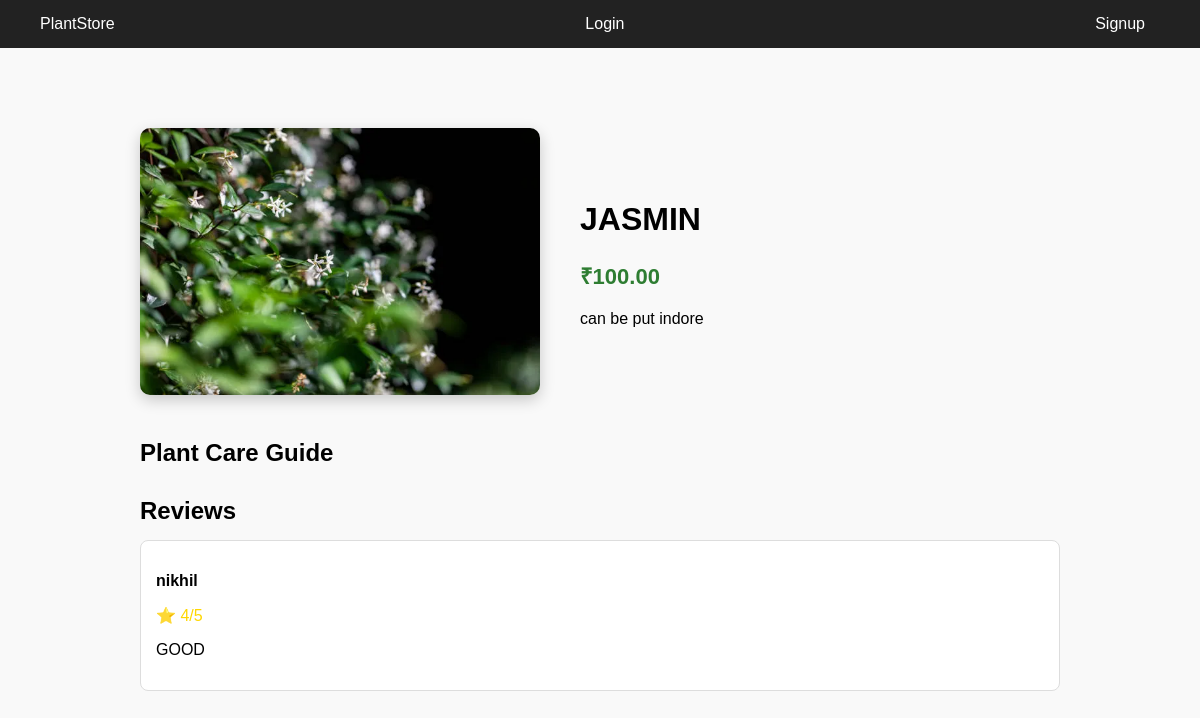
The app's page /plant/5/ with its own data.
### shop/models.py (models this page shows, shortened)
class Plant(models.Model):
    name = models.CharField(max_length=200)
    price = models.DecimalField(max_digits=8, decimal_places=2)
    description = models.TextField()
    image = models.ImageField(upload_to='plants/')
    stock = models.IntegerField()

class Review(models.Model):
    plant = models.ForeignKey(Plant, on_delete=models.CASCADE)
    user = models.ForeignKey(User, on_delete=models.CASCADE)
    rating = models.IntegerField()
    comment = models.TextField()

### shop/views.py (the view, shortened to what this page needs)
# urls.py: path('plant/<int:id>/', views.plant_detail, name='plant_detail'),
def plant_detail(request, id):
    plant = get_object_or_404(Plant, id=id)
    reviews = Review.objects.filter(plant=plant)
    care = PlantCare.objects.filter(plant=plant).first()
    return render(request, 'plant_detail.html', {
        'plant': plant,
        'reviews': reviews,
        'care': care
    })

### templates/plant_detail.html (shortened to what this page needs)
{% extends "base.html" %}
{% block content %}
<div class="plant-detail">
<div class="plant-top">
<div class="plant-image">
<img src="{{ plant.image.url }}">
</div>
<div class="plant-info">
<h1>{{ plant.name }}</h1>
<p class="plant-price">₹{{ plant.price }}</p>
<p class="plant-description">
{{ plant.description }}
</p>
</div>
</div>
<h2 class="section-title">Plant Care Guide</h2>
<h2 class="section-title">Reviews</h2>
<div class="review-container">
{% for review in reviews %}
<div class="review-card">
<p class="review-user">{{ review.user.username }}</p>
<p class="review-rating">⭐ {{ review.rating }}/5</p>
<p class="review-comment">{{ review.comment }}</p>
</div>
{% endfor %}
</div>
</div>
{% endblock %}

### static/css/style.css (style rules this page uses)
body { font-family: Arial; margin:0; background:#f5f5f5; }
body { margin:0; font-family:Arial; text-decoration:none; }
body { font-family:Arial; margin:0; background:#f9f9f9; }
.plant-detail { max-width:1000px; margin:auto; padding:40px; }
.plant-top { display:flex; gap:40px; align-items:center; margin-bottom:40px; }
.plant-image img { width:400px; border-radius:10px; box-shadow:0 5px 15px rgba(0,0,0,0.2); }
.plant-info h1 { font-size:32px; margin-bottom:10px; }
.plant-price { font-size:22px; color:#2e7d32; font-weight:bold; margin-bottom:10px; }
.plant-description { line-height:1.6; }
.section-title { margin-top:30px; margin-bottom:15px; }
.review-container { display:flex; flex-direction:column; gap:15px; }
.review-card { background:white; border:1px solid #ddd; padding:15px; border-radius:8px; }
.review-user { font-weight:bold; }
.review-rating { color:gold; }

### records on screen
Plant: image (picture), name "JASMIN", price "100.00", description "can be put indore"
Review: user.username "nikhil", rating "4", comment "GOOD"
